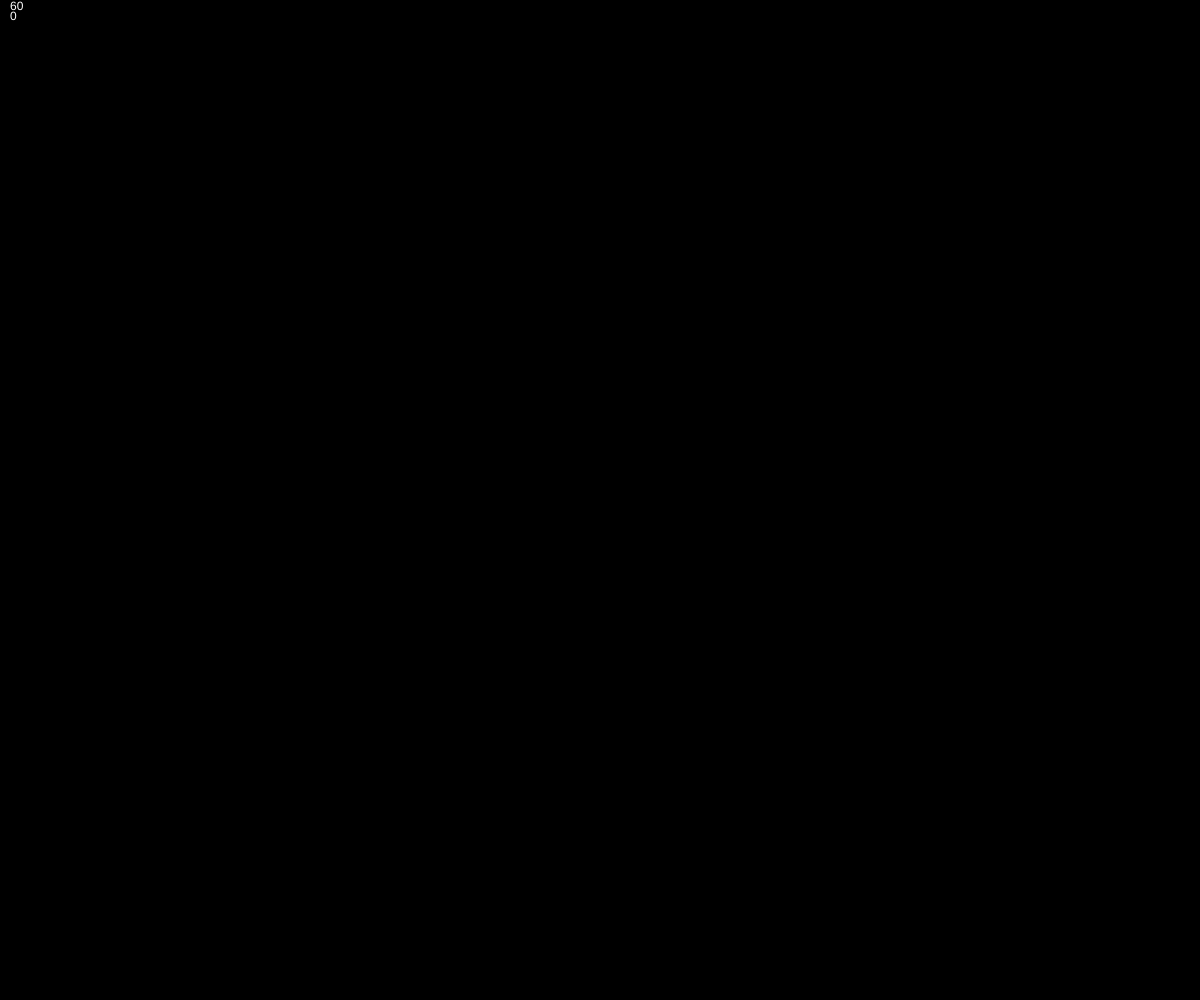
Frame 1 (no input)
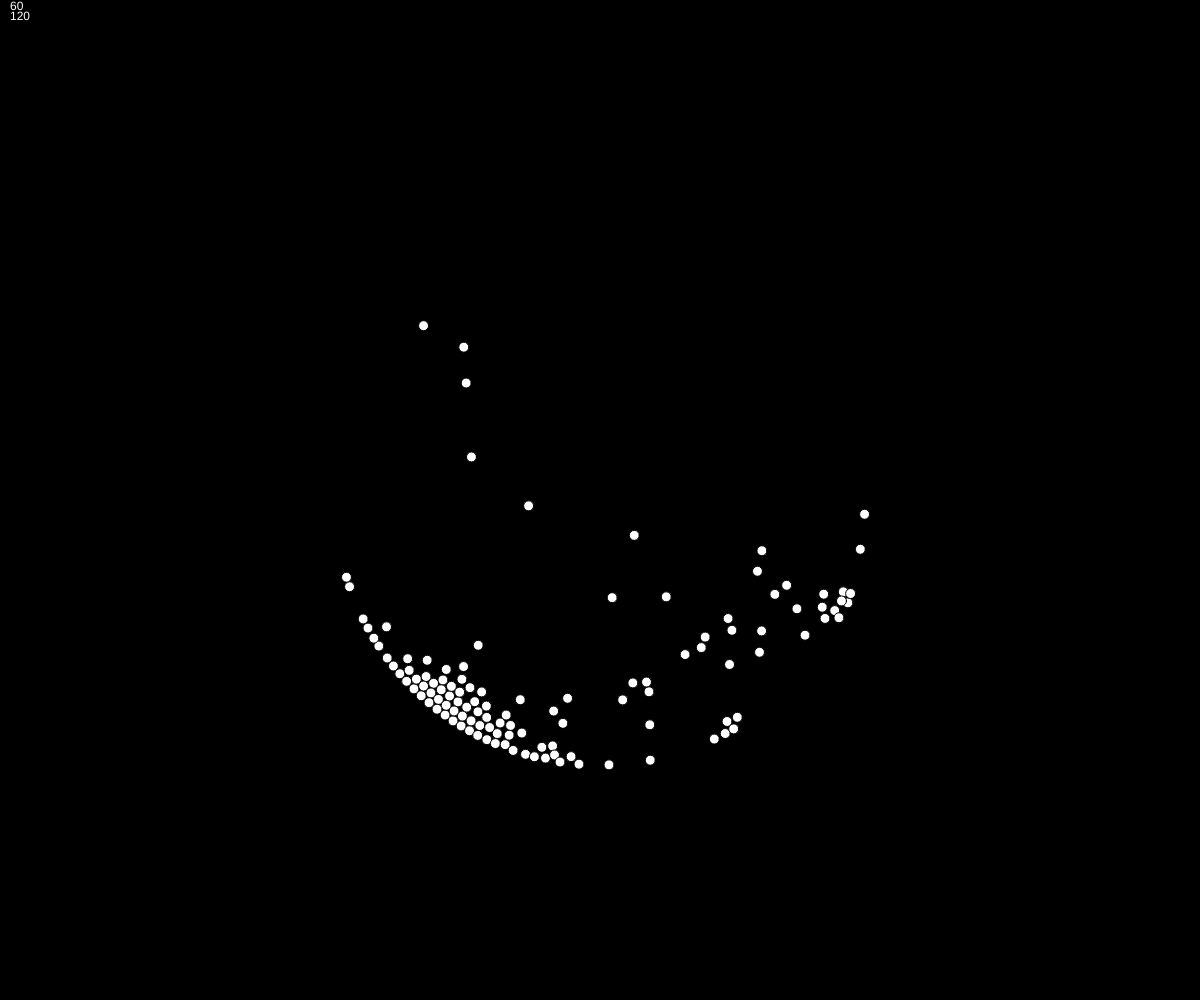
Frame 60 (no input)
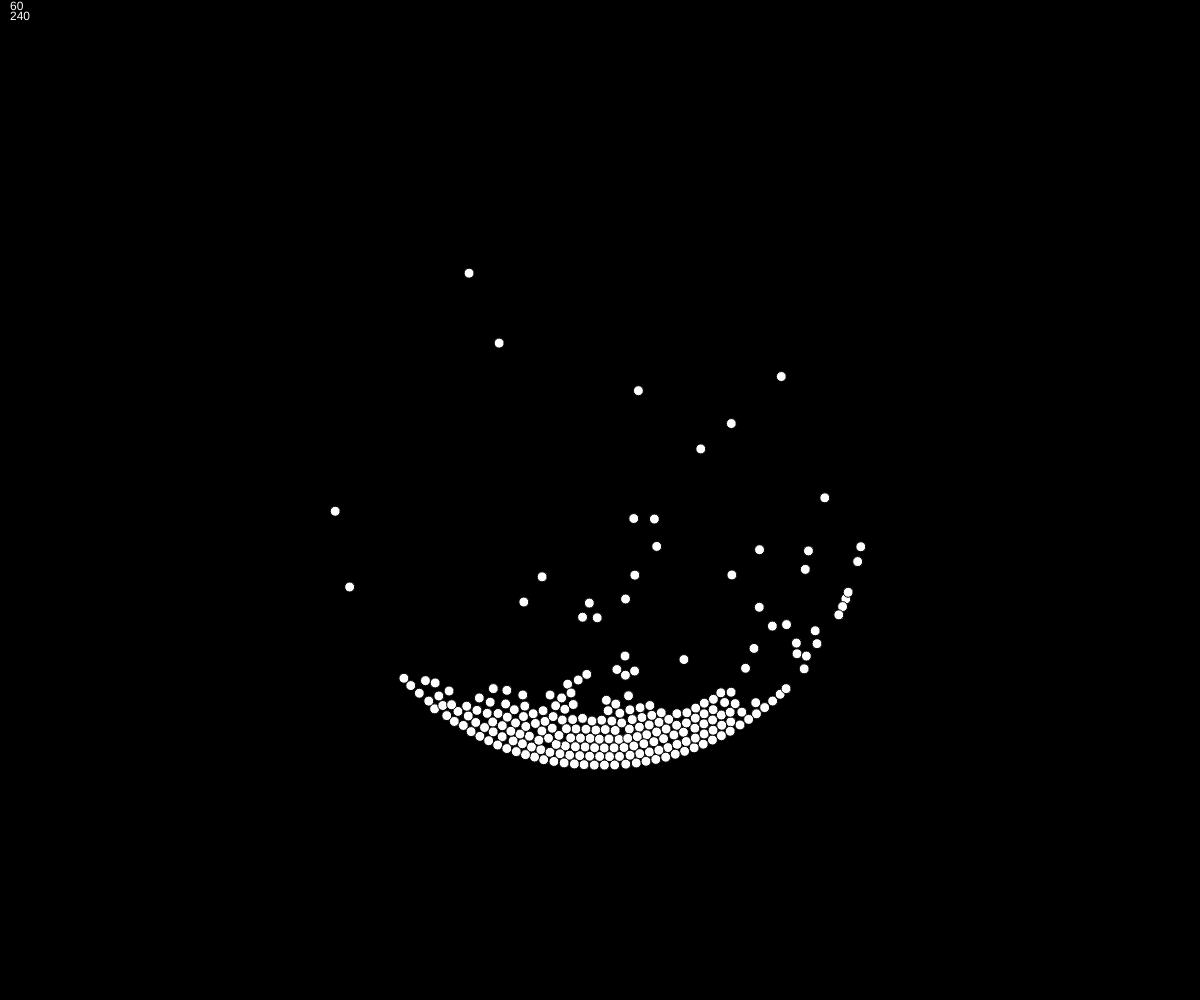
Frame 120 (the mouse pressed at the canvas centre since frame 60)

The p5.js sketch that drew these frames (run headless with seeded random() and noise() and a simulated clock; from frame 60 on, the mouse is pressed at the canvas centre):

// p5.js sketch
// ── sketch.js
// Project Title
// Your Name
// Date
//
// Extra for Experts:
// - describe what you did to take this project "above and beyond"

let balls = [];


let boundCenter;
let boundRadius = 270;

function setup() {
  createCanvas(windowWidth, windowHeight);
  boundCenter = createVector(width/2,height/2);

}

function draw() {
  if (balls.length < 1000 && frameCount % 2 === 0) {
    balls.push(new particle(width/2 - 550,height/2 - 30 - 200));
    balls.push(new particle(width/2 - 550,height/2 - 20 - 200));
    balls.push(new particle(width/2 - 550,height/2 - 40 - 200));
    balls.push(new particle(width/2 - 550,height/2 - 50 - 200));
  }
  background(0);


  
  push();
  stroke("white");
  noFill();

  pop();


  push();
  fill("white");
  text(str(round(frameRate())), 10, 10);
  text(str(round(balls.length)), 10, 20);
  pop();

  push();
  fill("black");
  // circle(boundCenter.x, boundCenter.y, boundRadius * 2);
  pop();

  let subdt = 4;
  for (let i = 0; i < subdt; i++) {
    for (let ball of balls) {
      ball.update(1/subdt);
      if (i === subdt - 1) {
        ball.draw();
      }
    }
  }
    
}




class particle {
  constructor(xCor, yCor) {
    this.pos = createVector(xCor, yCor);
    this.oldpos = createVector(xCor-2, yCor);

    // this.friction = 0.99;
    this.groundFriction = 1;
    this.gravity = createVector(0, 1);
    this.radius = 5;
    this.colour = "grey";
    this.mass = 1;
    this.acceleration = createVector(0, 0);
  }


  update(dt) {
    let vel = p5.Vector.sub(this.pos, this.oldpos);
    // vel.mult(this.friction);


    // if (this.pos.y + this.radius >= height && vel.magSq() > 0.000001) {
    //   let m = vel.mag();
    //   vel.x /= m;
    //   vel.y /= m;
    //   vel.mult(m * this.groundFriction);  
    // }

    this.oldpos.set(this.pos.x, this.pos.y);
    this.pos.add(vel).add(p5.Vector.mult(this.acceleration, dt * dt));
    this.acceleration.set(0,0);
    this.accelerate(dt);
    this.constrain();
    this.collide();
  }

  accelerate(dt) {
    this.acceleration.add(this.gravity);
  }
  constrain() {
    // if (this.pos.x + this.radius > width) {
    //   this.pos.x = width - this.radius;
    // }
    // if (this.pos.x - this.radius < 0) {
    //   this.pos.x = this.radius;
    // }
    // if (this.pos.y + this.radius > height) {
    //   this.pos.y = height - this.radius;
    // }
    // if (this.pos.y - this.radius < 0) {
    //   this.pos.y = this.radius;
    // }
    
    let distance = p5.Vector.sub(boundCenter, this.pos).limit(boundRadius - this.radius);
    this.pos.set(p5.Vector.sub(boundCenter, distance));

  }
  collide() {
    for (let otherball of balls) {
      if (otherball !== this) {
        if (this.pos.dist(otherball.pos) < this.radius * 2) {
          let collisionAxis = p5.Vector.sub(this.pos, otherball.pos);
          let delta = this.radius - collisionAxis.mag()/2;

          
          this.pos.add(collisionAxis.setMag(delta));
          otherball.pos.sub(collisionAxis.setMag(delta));

        }
      }
    }
  }
    
  draw() {
    circle(this.pos.x, this.pos.y, this.radius * 2);
  }
}
